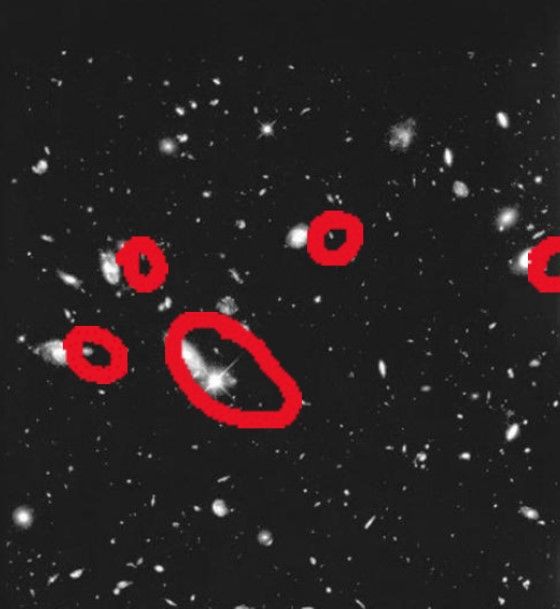
#> input picture Imagens/hubble1.jpg, 560 x 609 px
$ python AP2_1.py
#> lines starting #> are read from the running program, lines starting #| are printed output that depends on the picture; after the words box and inside, x2 and y2 are one past the last pixel; in counts of white or black regions, pixels touching at a corner belong together
import cv2
import numpy as np
import matplotlib.pyplot as plt

# Carrega a imagem
imagem = cv2.imread('Imagens/hubble1.jpg')
#> imagem is the input picture: shape (609, 560, 3); mean B, G, R 34.1, 33.4, 41.9

# Converte para RGB (OpenCV lê como BGR)
imagem_rgb = cv2.cvtColor(imagem, cv2.COLOR_BGR2RGB)

# Converte para HSV para facilitar o isolamento da cor vermelha
imagem_hsv = cv2.cvtColor(imagem, cv2.COLOR_BGR2HSV)
#> imagem_hsv: shape (609, 560, 3); mean H, S, V 11.4, 11.9, 42

# Máscaras para a cor vermelha (dois intervalos no HSV)
lower_red1 = np.array([0, 100, 100])
upper_red1 = np.array([10, 255, 255])
lower_red2 = np.array([160, 100, 100])
upper_red2 = np.array([180, 255, 255])

mask1 = cv2.inRange(imagem_hsv, lower_red1, upper_red1)
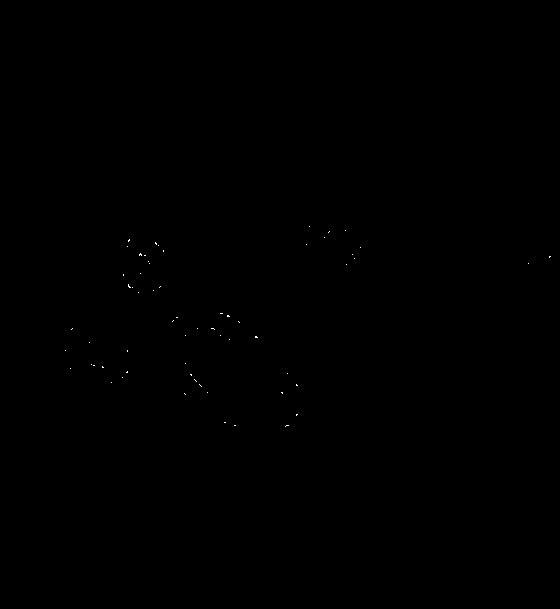
#> mask1: shape (609, 560); 0.04% white in thin lines or dots, all inside (x1, y1, x2, y2) = (65, 226, 551, 427)
mask2 = cv2.inRange(imagem_hsv, lower_red2, upper_red2)
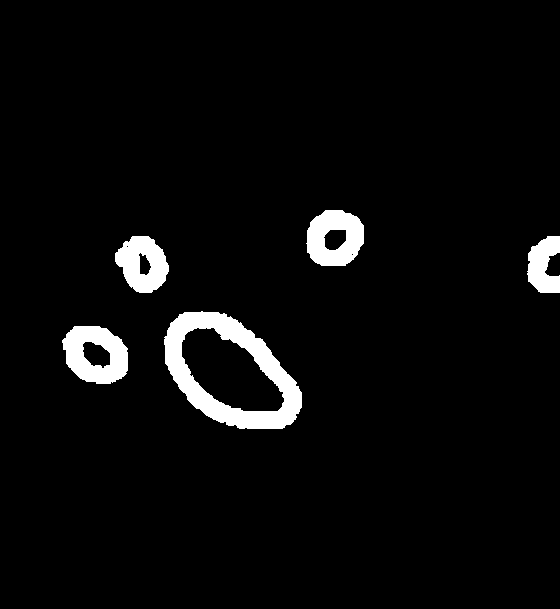
#> mask2: shape (609, 560); 4.2% white; 5 white regions, box (x1, y1, x2, y2) and area: (164, 311, 302, 429) 6255, (62, 326, 128, 384) 2531, (306, 210, 364, 266) 2296, (115, 236, 169, 293) 2039, (527, 236, 560, 293) 1335
mascara_vermelha = cv2.bitwise_or(mask1, mask2)
#> mascara_vermelha: shape (609, 560); 4.3% white; 5 white regions, box (x1, y1, x2, y2) and area: (164, 311, 302, 429) 6313, (62, 326, 128, 384) 2549, (306, 210, 364, 266) 2306, (115, 236, 169, 293) 2075, (527, 236, 560, 293) 1339

# Operações morfológicas para melhorar a máscara
kernel = np.ones((5, 5), np.uint8)
mascara_vermelha = cv2.dilate(mascara_vermelha, kernel, iterations=1)
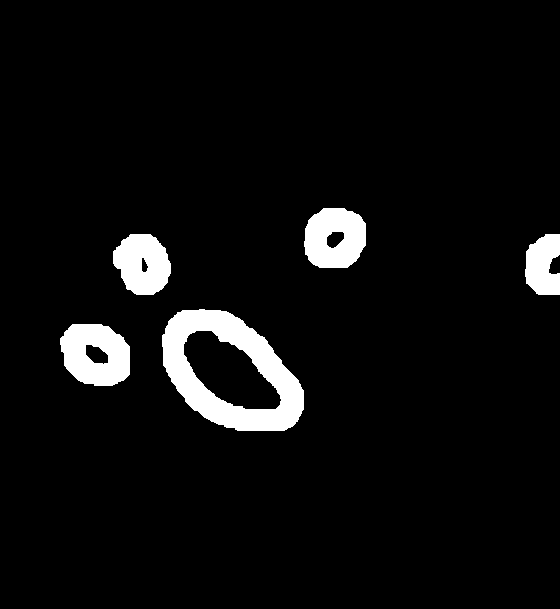
#> mascara_vermelha: shape (609, 560); 5.5% white; 5 white regions, box (x1, y1, x2, y2) and area: (162, 309, 304, 431) 8078, (60, 324, 130, 386) 3253, (304, 208, 366, 268) 2926, (113, 234, 171, 295) 2636, (525, 234, 560, 295) 1696
mascara_vermelha = cv2.erode(mascara_vermelha, kernel, iterations=1)
#> mascara_vermelha: shape (609, 560); 4.3% white; 5 white regions

# Contornos das regiões destacadas
contornos, _ = cv2.findContours(mascara_vermelha, cv2.RETR_EXTERNAL, cv2.CHAIN_APPROX_SIMPLE)
#> contornos = 5 contours; box (x1, y1, x2, y2) and area: (164, 311, 302, 429) 11206, (62, 326, 128, 384) 2937, (306, 210, 364, 266) 2570, (115, 236, 169, 293) 2152, (527, 236, 560, 293) 1264

# Cria uma máscara em branco e desenha os contornos
mascara_destacada = np.zeros(imagem.shape[:2], dtype=np.uint8)
cv2.drawContours(mascara_destacada, contornos, -1, 255, -1)
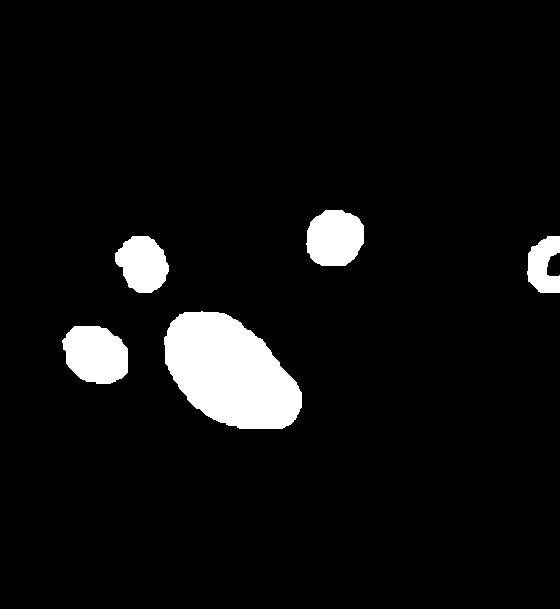
#> mascara_destacada: shape (609, 560); 6.1% white; 5 white regions, box (x1, y1, x2, y2) and area: (164, 311, 302, 429) 11389, (62, 326, 128, 384) 3030, (306, 210, 364, 266) 2655, (115, 236, 169, 293) 2234, (527, 236, 560, 293) 1350

# Converte imagem original para tons de cinza
imagem_cinza = cv2.cvtColor(imagem, cv2.COLOR_BGR2GRAY)
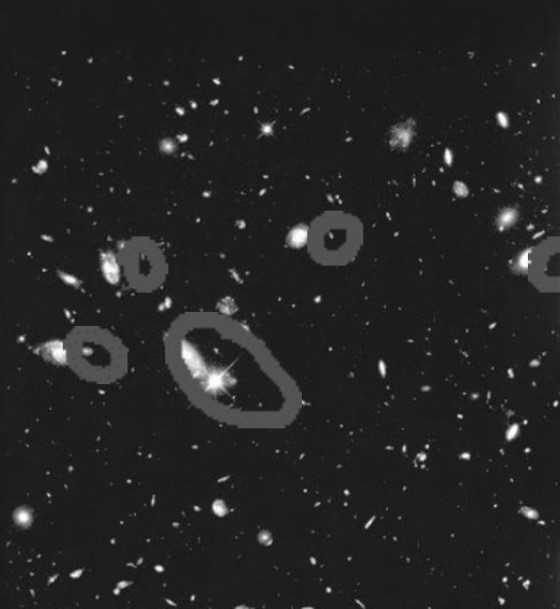
#> imagem_cinza: shape (609, 560); min 14, max 255, mean 36

# Aplica a máscara
resultado = cv2.bitwise_and(imagem_cinza, imagem_cinza, mask=mascara_destacada)
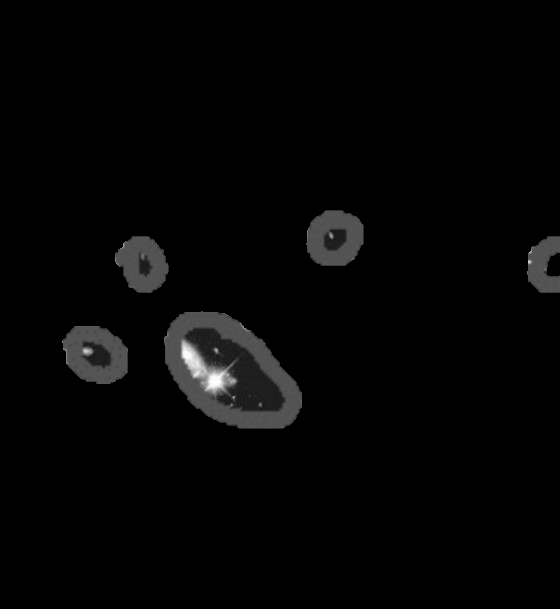
#> resultado: shape (609, 560); min 0, max 255, mean 4.6

# Mostra o resultado
plt.figure(figsize=(12, 6))
plt.subplot(1, 2, 1)
plt.title("Regiões destacadas")
plt.imshow(mascara_destacada, cmap='gray')

plt.subplot(1, 2, 2)
plt.title("Imagem com apenas os pontos destacados")
plt.imshow(resultado, cmap='gray')
plt.show()
